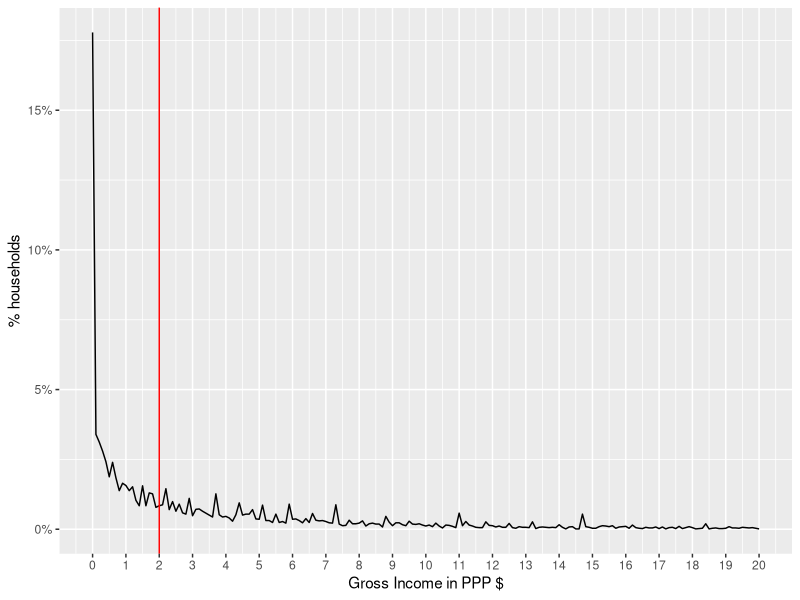
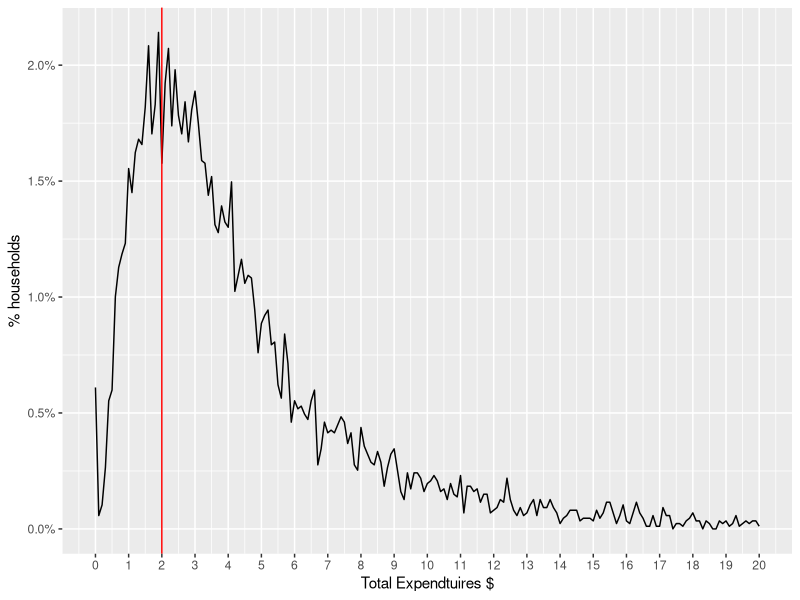
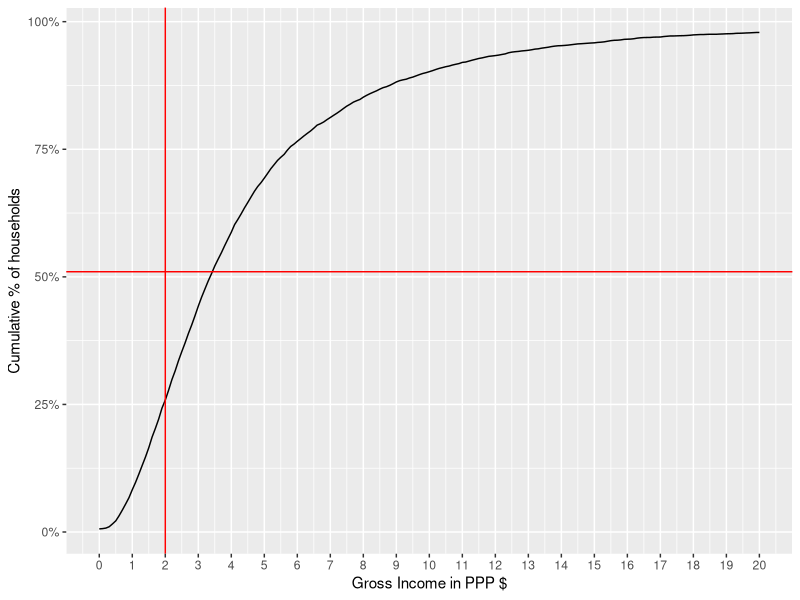
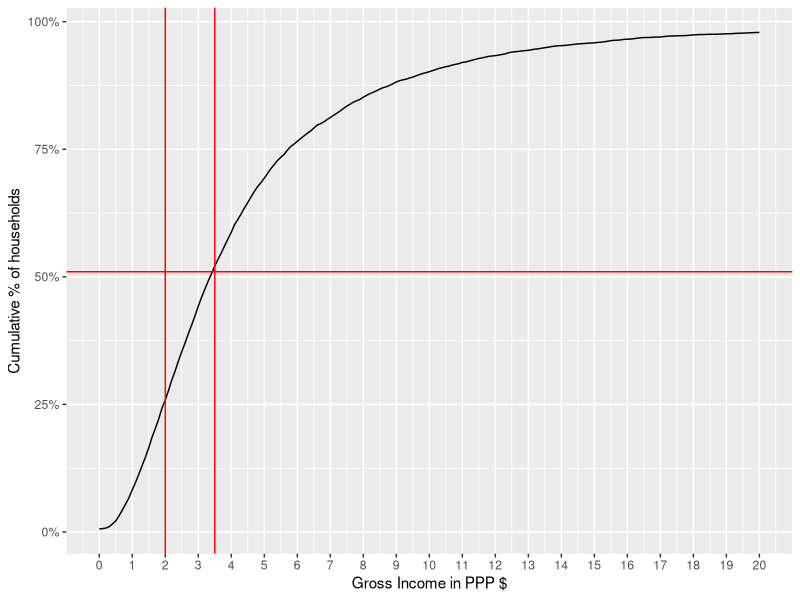
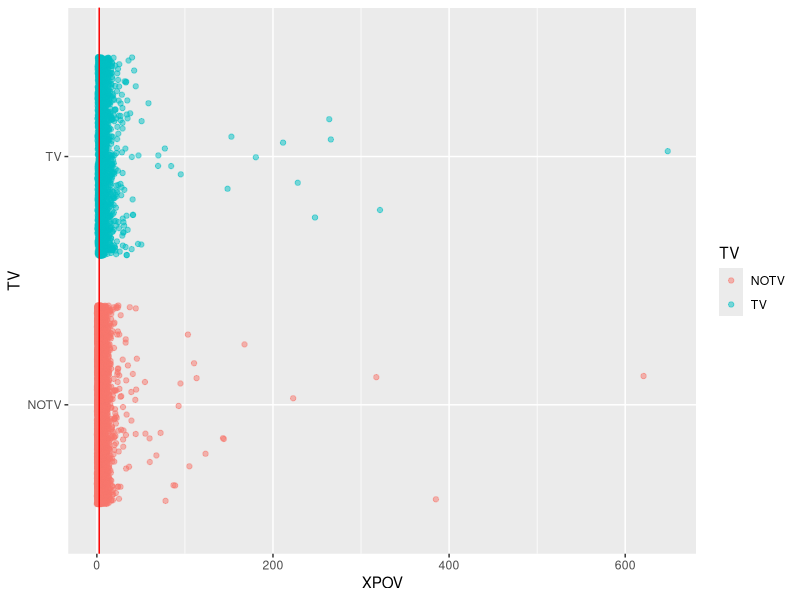
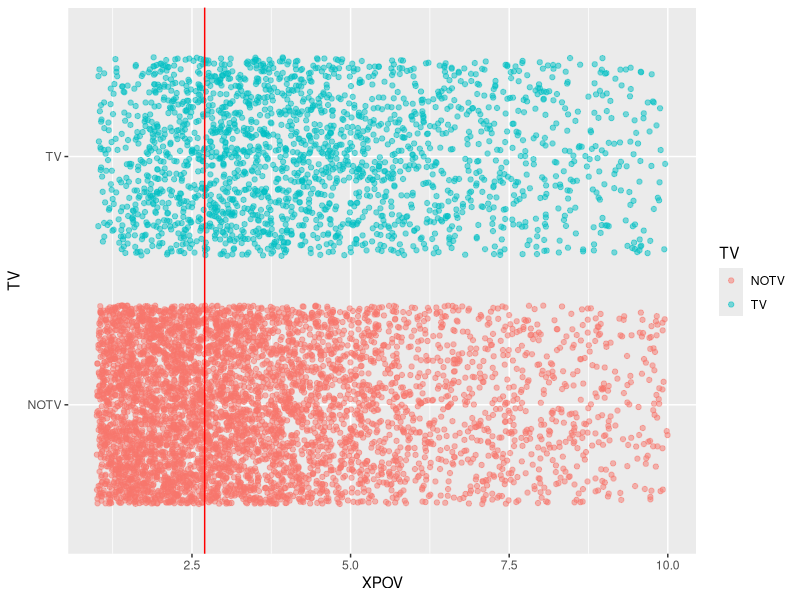

Write R code to recreate these figures, in order. (Note: this script raises an error after producing the figures.)
## ---- chunk 1

library('foreign')
# We'll assume having Ghana/Ethiopia data in the directory
household = read.dta('GHA_2006_GLSS_v01_M_v01_A_SHIP_Stata8/GHA_2005_H.dta')
expenses = read.dta('GHA_2006_GLSS_v01_M_v01_A_SHIP_Stata8/GHA_2005_E.dta')
individuals = read.dta('GHA_2006_GLSS_v01_M_v01_A_SHIP_Stata8/GHA_2005_I.dta')


#household = read.dta('ETH_2004_HICES_v01_M_v01_A_SHIP_Stata8/ETH_2004_H_P.dta')
#expenses = read.dta('ETH_2004_HICES_v01_M_v01_A_SHIP_Stata8/ETH_2004_E_P.dta')
#individuals = read.dta('ETH_2004_HICES_v01_M_v01_A_SHIP_Stata8/ETH_2004_I_P.dta')

#ETH_2000_HICES_v01_M_v01_A_SHIP_Stata8

#household = read.dta('ETH_2000_HICES_v01_M_v01_A_SHIP_Stata8/ETH_2000_H_P.dta')
#expenses = read.dta('ETH_2000_HICES_v01_M_v01_A_SHIP_Stata8/ETH_2000_E_P.dta')
#individuals = read.dta('ETH_2000_HICES_v01_M_v01_A_SHIP_Stata8/ETH_2000_I_P.dta')
## ---- chunk 2
household$INC_TOT_G_PPP_DAILY = household$INC_TOT_G / expenses$PPP2005[1] / 365

household$XPOV = household$INC_TOT_G_PPP_DAILY
household$INC_TOT_G_PPP_DAILY = household$INC_TOT_G / expenses$PPP2005[1] / 365

household$XPOV = household$INC_TOT_G_PPP_DAILY


## ---- chunk 3
library(ggplot2)
library(scales)
distPlot = ggplot(household, aes(x=XPOV, nrow=nrow(household), y=..count.. / nrow)) +
geom_line(stat='bin', binwidth=0.1) + scale_y_continuous(labels = percent_format()) + 
geom_vline(xintercept=2.0, color='red')

distPlot + scale_x_continuous(limits=c(0, 20), breaks=0:20)  + labs(x='Gross Income in PPP $', y='% households')
## ---- chunk 4
sum(household$INC_TOT_G_PPP_DAILY == 0.0) / nrow(household)
## ---- chunk 5

# EXPENDTIURES
if('PCEXPDR_PPP' %in% names(household)){ # for Ghana
  #household$XPOV = household$PCEXP / expenses$PPP2005 / 365
  household$XPOV = household$PCEXPDR_PPP / 365

}else{ # for  Ethiopia
  household$XPOV = household$PCEXP_PPP / 365
}

distPlot = ggplot(household, aes(x=XPOV, nrow=nrow(household), y=..count.. / nrow)) +
  geom_line(stat='bin', binwidth=0.1) + scale_y_continuous(labels = percent_format()) + 
  geom_vline(xintercept=2.0, color='red')
distPlot + scale_x_continuous(limits=c(0, 20), breaks=0:20)  + labs(x='Total Expendtuires $', y='% households')
## ---- chunk 6
sum(household$XPOV == 0.0) / nrow(household)
## ---- chunk 7
distPlot + aes(y=cumsum(..count..)/nrow) + scale_x_continuous(limits=c(0, 20), breaks=0:20)  +
labs(x='Gross Income in PPP $', y='Cumulative % of households') +
geom_hline(yintercept=0.51, color='red')
## ---- chunk 8
# VISUAL ROUGH CALCULATION (just multiplied the hlines by a factor)
distPlot + aes(y=cumsum(..count..)/nrow) + scale_x_continuous(limits=c(0, 20), breaks=0:20)  +
labs(x='Gross Income in PPP $', y='Cumulative % of households') +
geom_vline(xintercept=3.5, color='red') + geom_hline(yintercept=0.51, color='red')
## ---- chunk 9
household$poor = factor(household$XPOV < 3.5)
# for households levels
table(household$poor)
sum(household$poor == TRUE, na.rm=T) / nrow(household)
## ---- chunk 10
# for individuals levels
sum(household$poor == T * household$HHSIZE, na.rm=T) / sum(household$HHSIZE)
## ---- chunk 11
household$poor = factor(household$XPOV < 2.7)
# for households levels
table(household$poor)
sum(household$poor == T, na.rm=T) / nrow(household)
sum(household$poor == T * household$HHSIZE, na.rm=T) / sum(household$HHSIZE)
## ---- chunk 12
# the default levels are 'YES', 'NO', let's change them to make the table more readble
levels(household$TV) = c('NOTV', 'TV')
table(household$poor, household$TV)
## ---- chunk 13
tv_xpov = ggplot(subset(household, !is.na(TV)), aes(y=TV, x=XPOV, col=TV)) +
geom_point(alpha=0.5, position=position_jitter(0.05)) + geom_vline(xintercept=2.7, color='red')
tv_xpov
## ---- chunk 14
tv_xpov + scale_x_continuous(limits=c(1,10)) 
## ---- chunk 15
library(caTools) # for sampling
set.seed(2000) # to ensure consistent runs
split = sample.split(household$poor, SplitRatio=0.7)

# adding poor factorial
household$poorfac = factor(household$poor, levels=c('TRUE', 'FALSE'))
levels(household$poorfac) = c('POOR', 'NOT_POOR')

train.household = subset(household, split)
test.household = subset(household, !split)

# you can use '.' to refer to all variable or . - VAR1 - VAR2 to exclude some variables
logit1 = glm(poor ~ TV + TOILET, data=train.household, family=binomial)
summary(logit1)
## ---- chunk 16
logit1.poor.prediction = predict(logit1, newdata=test.household, type="response")
head(logit1.poor.prediction)
## ---- chunk 17
table(prediction=logit1.poor.prediction > 0.5, reference = test.household$poor)

# or you can use the more polished way of confusionMatrix in caret library

library(caret)
library(e1071)

confusionMatrix(logit1.poor.prediction > 0.5, test.household$poor)
## ---- chunk 18
library(ROCR)

logit1.ROCRpred = prediction(logit1.poor.prediction, test.household$poor) # prediction object

perf = performance(logit1.ROCRpred, 'tpr', 'fpr')
rocplot = function(perf){
  qplot(perf@x.values[[1]], perf@y.values[[1]], geom='line') + labs(x=perf@x.name, y=perf@y.name, title=perf@alpha.name) # plot ROC
}
rocplot(perf)
## ---- chunk 19
# this way you can get auc, precision, recall as values or as plots where the 
# the x axis is the cutoff and the xaxis is the metric. 
# to get the area under the curve
as.numeric(performance(logit1.ROCRpred, 'auc')@y.values)

# in helpers.R
drawPrecisionRecall(logit1.ROCRpred)
## ---- chunk 20
logit2 = glm(poor ~ WALLS + FLOOR + WATER + OWNHOUSE + ROOMS + ROOF, data=train.household, family=binomial) 
logit2.poor.prediction = predict(logit2, newdata=test.household, type="response")

logit2.ROCRpred = prediction(logit2.poor.prediction, test.household$poor) # prediction object
drawPrecisionRecall(logit2.ROCRpred)

confusionMatrix(logit2.poor.prediction > 0.4, test.household$poor)


logit1.auc = performance(logit1.ROCRpred, 'auc')
logit2.auc = performance(logit2.ROCRpred, 'auc')
logit1.auc@y.values[[1]]
logit2.auc@y.values[[1]]

logit1.tpr.fpr = performance(logit1.ROCRpred, 'tpr', 'fpr')
logit2.tpr.fpr = performance(logit2.ROCRpred, 'tpr', 'fpr')

# not the cleanest way, but will make generating graphs for exploring much much better
df1 = data.frame(logit1.x = logit1.tpr.fpr@x.values[[1]], logit1.y = logit1.tpr.fpr@y.values[[1]])
df2 = data.frame(logit2.x = logit2.tpr.fpr@x.values[[1]], logit2.y = logit2.tpr.fpr@y.values[[1]])
ggplot(df1, aes(x = logit1.x, y=logit1.y)) +
  geom_line() +
  geom_line(data=df2, aes(logit2.x, logit2.y), color='red') +
  labs(title="Comparison between logit1 and logit2", x='False Positive Rate', y='True Positive Rate')
## ---- chunk 21
compareTwoModels(logit1, logit2, test.data=test.household, dep.var='poor',
                 model1.name='logit1', model2.name='logit2')
## ---- chunk 22
  summary(logit2)
## ---- chunk 23
library(randomForest)
# note in randomForests, NA values must be imputed or totally ignored 
#forest1 = randomForest(poor ~ HHSEX + HHAGEY + HHMARST + HHEDLEV + HHEMSTAT + HHEMTYPE  + OWNHOUSE+ ROOMS + GARBDISP + TOILET + WALLS +  SEWMACH + STOVE + RADIO + TV + AGLAND +  OTHLNDOW, data=train.household, nodesize=25, ntree=200)

forest1 = randomForest(poor ~ WALLS + FLOOR + WATER + OWNHOUSE + ROOMS + ROOF, data=train.household, nodesize=25, ntree=200)

# random forest models output TRUE or FALSE directly for classification. The models
# knew that it is a classification problem because the column poor is a factor. To
# Treat as response, make the poor column logical

# The predict function works here as well (there is an alias for each algorithm)
forest1.poor.prediction = predict(forest1, newdata=test.household)
confusionMatrix(forest1.poor.prediction, test.household$poor)
## ---- chunk 24
library(plyr)


all_info = ddply(individuals, .(HID), function(x){ 
                c(
                  sum(x$AGEY < 6) / x[1,]$HHSIZE_S, 
                  sum(x$AGEY < 15) / x[1,]$HHSIZE_S, 
                  sum(x$AGEY < 21) / x[1,]$HHSIZE_S,
                  sum(x$AGEY > 60) / x[1,]$HHSIZE_S,
                  sum(x$SEX == 'Female') / x[1,]$HHSIZE_S,
                  sum(x$LITERACY == 'Cannot read or write') / x[1,]$HHSIZE_S
                )
                 })
names(all_info) = c('HID', 'UND6RAT', 'UND15RAT', 'UND21RAT', 'ABV60RAT', 'FEMRAT', 'LITRAT')
extra.household = merge(all_info, household, by='HID')
## ---- chunk 25
train.extra.household = extra.household[split, ]
test.extra.household = extra.household[!split, ]

forest1 = randomForest(poor ~ WALLS + FLOOR + WATER + OWNHOUSE + ROOMS + ROOF, data=train.extra.household) 

forest2 = randomForest(poor ~ UND6RAT + FEMRAT + WALLS + FLOOR + WATER + OWNHOUSE + ROOMS + ROOF, data=train.extra.household) 
logit3 = glm(poor ~ UND6RAT + FEMRAT + WALLS + FLOOR + WATER + OWNHOUSE + ROOMS + ROOF, data=train.extra.household, family=binomial) 

## ---- chunk 26
library('mice')
povCols = c('HHSEX', 'HHAGEY', 'HHMARST', 'HHEDLEV', 'HHEMTYPE', 'OWNHOUSE',  'ROOMS', 'GARBDISP', 'TOILET', 'WALLS', 'SEWMACH', 'STOVE', 'RADIO', 'TV', 'AGLAND', 'OTHLNDOW', 'poor')

subset.household = household[, povCols]

subset.train.household  = subset(subset.household, split)
subset.test.household  = subset(subset.household, !split)

logit4 = glm(poor ~ ., subset.train.household, family=binomial)

# takes a lot of time, not worth it
# imputed.household = complete(mice(household[, povCols]))
imputed.household = household

# imputed.train.household = subset(imputed.household, split)
# imputed.test.household = subset(imputed.household, !split)
# 
# logit4 = glm(poor ~ ., imputed.train.household, family=binomial)
# logit4.poor.prediction = predict(logit4, imputed.test.household)
table(prediction=logit4.poor.prediction > 0.4, reference = imputed.test.household$poor)
## ---- chunk 27
library(kernlab)
svm1 = ksvm(poor ~ WALLS + FLOOR + WATER + OWNHOUSE + ROOMS + ROOF, data=train.extra.household)
svm1.predictions = predict(svm1, test.extra.household)
confusionMatrix(svm1.predictions, test.extra.household$poor)

svm3 = ksvm(poor ~ UND6RAT + FEMRAT + WALLS + FLOOR + WATER + OWNHOUSE + ROOMS + ROOF, data=train.extra.household) 

svm3.predictions = predict(svm3, test.extra.household)
confusionMatrix(svm3.predictions, test.extra.household$poor)
## ---- chunk 28
# fitControl <- trainControl(## 10-fold CV
#                            method = "repeatedcv",
#                            number = 10,
#                            ## repeated ten times
#                            repeats = 5)
# 
# 
# gbmFit1 <- train(poor ~ UND6RAT + FEMRAT + WALLS + FLOOR + WATER + OWNHOUSE + ROOMS + ROOF,
#                  data = train.extra.household,
#                  method = "gbm",
#                  trControl = fitControl,
#                  ## This last option is actually one
#                  ## for gbm() that passes through
#                  verbose = FALSE)
# gbmFit1
# 


# svmFit1 <- train(poor ~ UND6RAT + FEMRAT + WALLS + FLOOR + WATER + OWNHOUSE + ROOMS + ROOF,
#                  data = train.extra.household,
#                  method = "svmRadial",
#                  trControl = fitControl,
#                  tuneLength = 8)
# svmFit1


# descrimination 
# rdaFit1 <- train(poor ~ UND6RAT + FEMRAT + WALLS + FLOOR + WATER + OWNHOUSE + ROOMS + ROOF,
#                  data = train.extra.household,
#                  method = "rda",
#                  trControl = fitControl,
#                  tuneLength = 4,
#                  metric = "ROC")
# rdaFit
# 
# 
# 
# logFit1 <- train(poor ~ UND6RAT + FEMRAT + WALLS + FLOOR + WATER + OWNHOUSE + ROOMS + ROOF,
#                  data = train.extra.household,
#                  method = "LogitBoost",
#                  trControl = fitControl)
# logFit1
## ---- chunk 29
ggplot(extra.household, aes(x=TOILET, fill=poorfac)) + geom_bar(position='fill') + coord_flip()
ggplot(extra.household, aes(x=TV, fill=poorfac)) + geom_bar(position='fill') + coord_flip()
ggplot(extra.household, aes(x=GARBDISP, fill=poorfac)) + geom_bar(position='fill') + ggtitle('Grabage disposal') + coord_flip()
ggplot(extra.household, aes(x=SEWMACH, fill=poorfac)) + geom_bar(position='fill') + ggtitle('Sewing machine') + coord_flip()
ggplot(extra.household, aes(x=WALLS, fill=poorfac)) + geom_bar(position='fill') + coord_flip()
ggplot(extra.household, aes(x=STOVE, fill=poorfac)) + geom_bar(position='fill') + coord_flip()
ggplot(extra.household, aes(x=RADIO, fill=poorfac)) + geom_bar(position='fill') + coord_flip()
## ---- chunk 30
ggplot(extra.household, aes(x=HHAGEY, fill=poorfac)) + geom_bar(position='fill') + ggtitle('Household Head Age') + coord_flip()
ggplot(extra.household, aes(x=HHSEX, fill=poorfac)) + geom_bar(position='fill') + ggtitle('Household Head Sex') + coord_flip()
ggplot(extra.household, aes(x=HHMARST, fill=poorfac)) + geom_bar(position='fill') + ggtitle('Household Head Martial Status') + theme(axis.text.x = element_text(angle = 90, hjust = 1)) + coord_flip()
ggplot(extra.household, aes(x=HHEDLEV, fill=poorfac)) + geom_bar(position='fill') + ggtitle('Household Head Ed level') + scale_x_discrete(labels= c('No Education', 'Pre school', 'Primary', 'Secondary', 'Upper secondary ', 'Post secondary (technical or vocational)', 'University', 'Literacy Program', 'Other', 'NA')) + theme(axis.text.x = element_text(angle = 90, hjust = 1)) + coord_flip()
ggplot(extra.household, aes(x=OWNHOUSE, fill=poorfac)) + geom_bar(position='fill') + ggtitle('Is the house owned') + coord_flip()
## ---- chunk 31
ggplot(extra.household, aes(x=UND6RAT, fill=poorfac)) + geom_bar(position='fill', binwidth=0.1) + labs(title ='Under 6 ratio') + scale_x_continuous(limits=c(0.0, 1.0))
ggplot(extra.household, aes(x=UND15RAT, fill=poorfac)) + geom_bar(position='fill', binwidth=0.1) + labs(title = 'Under 15 ratio') + scale_x_continuous(limits=c(0.0, 1.0))
ggplot(extra.household, aes(x=UND21RAT, fill=poorfac)) + geom_bar(position='fill', binwidth=0.1) + labs(title = 'Under 21 ratio') + scale_x_continuous(limits=c(0.0, 1.0))
ggplot(extra.household, aes(x=ABV60RAT, fill=poorfac)) + geom_bar(position='fill', binwidth=0.1) + labs(title = 'Above 60 ratio') + scale_x_continuous(limits=c(0.0, 1.0))
ggplot(extra.household, aes(x=FEMRAT, fill=poorfac)) + geom_bar(position='fill', binwidth=0.1) + labs(title = 'Female  ratio') + scale_x_continuous(limits=c(0.0, 1.0))
ggplot(extra.household, aes(x=LITRAT, fill=poorfac)) + geom_bar(position='fill', binwidth=0.1) + labs(title = 'Illiteracy ratio') + scale_x_continuous(limits=c(0.0, 1.0))
## ---- chunk 32
ggplot(extra.household, aes(x=HHEDLEV, fill=poorfac)) + geom_bar() + ggtitle('Household Head Ed level') + scale_x_discrete(labels= c('No Education', 'Pre school', 'Primary', 'Secondary', 'Upper secondary ', 'Post secondary (technical or vocational)', 'University', 'Literacy Program', 'Other', 'NA')) + theme(axis.text.x = element_text(angle = 90, hjust = 1))
ggplot(extra.household, aes(x=LITRAT, fill=poorfac)) + geom_bar(binwidth=0.1) + labs(title = 'Illiteracy ratio') + scale_x_continuous(limits=c(0.0, 1.0))
## ---- chunk 33
fitControl <- trainControl(## 10-fold CV
                           method = "repeatedcv",
                           number = 10,
                           ## repeated ten times
                           repeats = 10)


#gbmFit1 <- train(poor ~ UND6RAT + FEMRAT + WALLS + FLOOR + WATER + OWNHOUSE + ROOMS + ROOF,
gbmFit1 <- train(poor ~ TOILET + TV + GARBDISP + STOVE + HHMARST + HHEDLEV + OWNHOUSE + UND15RAT  + UND21RAT  + FEMRAT +LITRAT,
                 data = train.extra.household,
                 method = "gbm",
                 trControl = fitControl,
                 ## This last option is actually one
                 ## for gbm() that passes through
                 verbose = FALSE)
gbmFit1
## ---- chunk 34
gbmFit2 <- train(poor ~ UND6RAT + FEMRAT + WALLS + FLOOR + WATER + OWNHOUSE + ROOMS + ROOF,
                 data = train.extra.household,
                 method = "gbm",
                 trControl = fitControl,
                 ## This last option is actually one
                 ## for gbm() that passes through
                 verbose = FALSE)
gbmFit2
